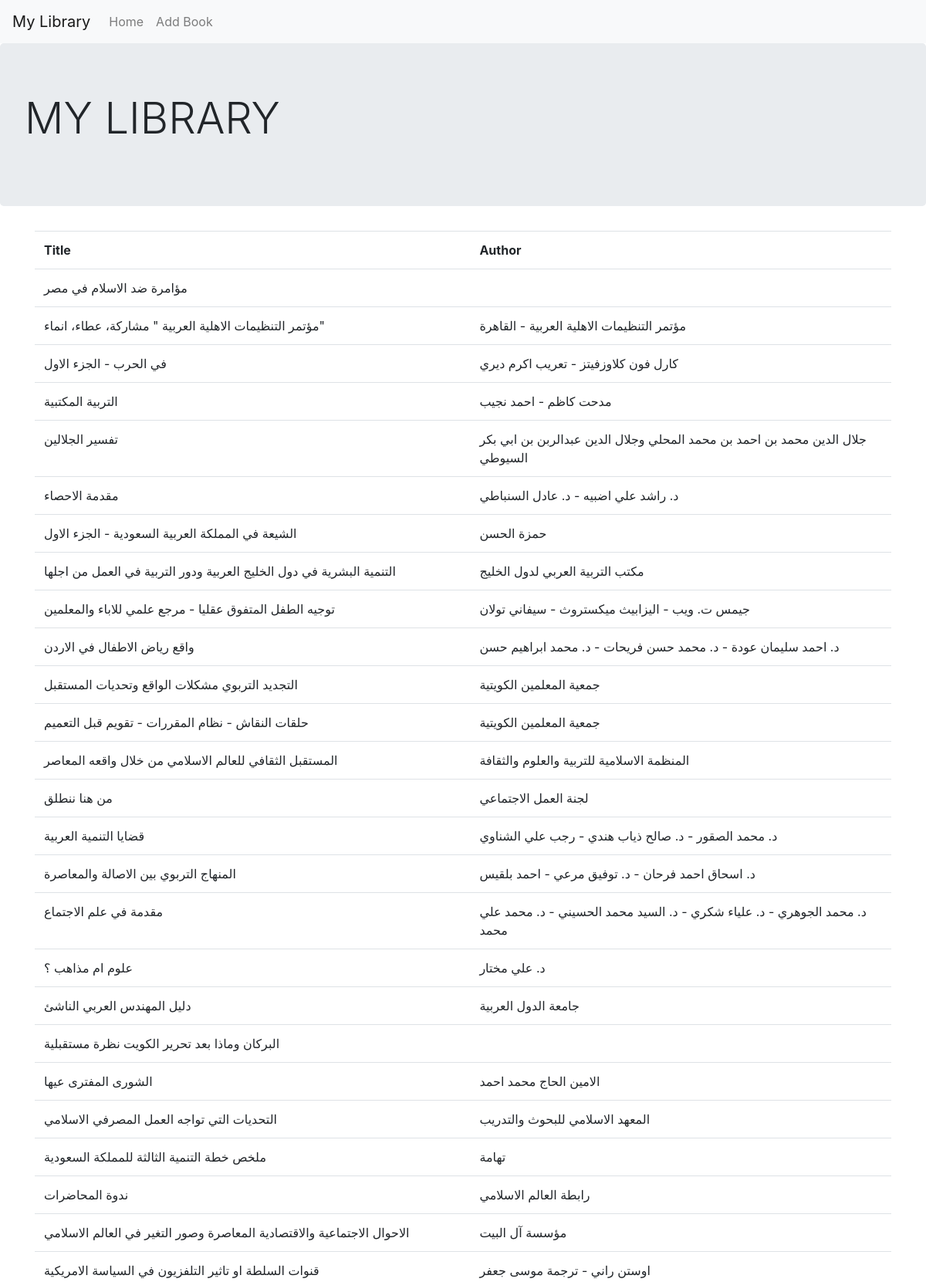
The app's page /books/booklist/ (upper part) with its own data.
### books/models.py (models this page shows)
class Book(models.Model):
	name = models.TextField()
	author = models.CharField(max_length=200)
	publisher = models.ForeignKey(Publisher,on_delete=models.CASCADE, null = True)
	title = models.ForeignKey(Title,on_delete=models.CASCADE, null = True)
	place = models.ForeignKey(Place,on_delete=models.CASCADE, null = True)
	category = models.ForeignKey(Category, on_delete=models.CASCADE, null = True)
	pages = models.IntegerField()
	press = models.CharField(max_length=100)
	parts = models.IntegerField()
	notes = models.CharField(max_length = 100)

### books/views.py (the view)
# urls.py: path('books/booklist/' , views.book_list, name ="book-list"),
def book_list(request):
    context = {
        "books" : Book.objects.all(),
    }
    return render(request, 'booklist.html', context)

### books/templates/booklist.html
{% extends "base.html" %}
{% block content %}
	<table class = "table" >
		<tr>
			<th>Title</th>
			<th>Author</th>
		</tr>
		{% for book in books %}
		<tr>
			<td>{{book.name}}</td>
			<td>{{book.author}}</td>
		</tr>
		{% endfor %}
	</table>
{% endblock content %}

### books/templates/base.html (shortened to what this page needs)
<!doctype html>
<html lang="en">
{% load static %}
<head>
  <link rel="stylesheet" href="//code.jquery.com/ui/1.12.1/themes/base/jquery-ui.css">
  <link rel="stylesheet" href="https://stackpath.bootstrapcdn.com/bootstrap/4.1.3/css/bootstrap.min.css">
  <link rel="stylesheet" type="text/css" href="{% static 'custom.css' %}">
  <nav class="navbar navbar-expand-lg navbar-light bg-light">
    <a class="navbar-brand" href="#">My Library</a>
    <div class="collapse navbar-collapse" id="navbarSupportedContent">
      <ul class="navbar-nav mr-auto">
        <li class="nav-item">
          <a class="nav-link" href="{% url 'book-list' %}">Home</a>
        </li>
        <li class="nav-item">
          <a class="nav-link" href="{% url 'book-create' %}">Add Book</a>
        </li>
      </ul>
    </div>
  </nav>
  <div class="jumbotron">
    <p class="display-4 jumb">MY LIBRARY</h1>
  </div>
</head>
<body>
  <div class="container">
    {% block content %} {% endblock content %}
  </div>
</body>
</html>

### records on screen
Book: name "مؤامرة ضد الاسلام في مصر"
Book: name "مؤتمر التنظيمات الاهلية العربية \" مشاركة، عطاء، انماء\"", author "مؤتمر التنظيمات الاهلية العربية - القاهرة"
Book: name "في الحرب - الجزء الاول", author "كارل فون كلاوزفيتز - تعريب اكرم ديري"
Book: name "التربية المكتبية", author "مدحت كاظم - احمد نجيب"
Book: name "تفسير الجلالين", author "جلال الدين محمد بن احمد بن محمد المحلي وجلال الدين عبدالربن بن ابي بكر السيوطي"
Book: name "مقدمة الاحصاء", author "د. راشد علي اضبيه - د. عادل السنباطي"
Book: name "الشيعة في المملكة العربية السعودية - الجزء الاول", author "حمزة الحسن"
Book: name "التنمية البشرية في دول الخليج العربية ودور التربية في العمل من اجلها", author "مكتب التربية العربي لدول الخليج"
Book: name "توجيه الطفل المتفوق عقليا - مرجع علمي للاباء والمعلمين", author "جيمس ت. ويب - اليزابيث ميكستروث - سيفاني تولان"
Book: name "واقع رياض الاطفال في الاردن", author "د. احمد سليمان عودة - د. محمد حسن فريحات - د. محمد ابراهيم حسن"
Book: name "التجديد التربوي مشكلات الواقع وتحديات المستقبل", author "جمعية المعلمين الكويتية"
Book: name "حلقات النقاش - نظام المقررات - تقويم قبل التعميم", author "جمعية المعلمين الكويتية"
Book: name "المستقبل الثقافي للعالم الاسلامي من خلال واقعه المعاصر", author "المنظمة الاسلامية للتربية والعلوم والثقافة"
Book: name "من هنا ننطلق", author "لجنة العمل الاجتماعي"
Book: name "قضايا التنمية العربية", author "د. محمد الصقور - د. صالح ذياب هندي - رجب علي الشناوي"
Book: name "المنهاج التربوي بين الاصالة والمعاصرة", author "د. اسحاق احمد فرحان - د. توفيق مرعي - احمد بلقيس"
Book: name "مقدمة في علم الاجتماع", author "د. محمد الجوهري - د. علياء شكري - د. السيد محمد الحسيني - د. محمد علي محمد"
Book: name "علوم ام مذاهب ؟", author "د. علي مختار"
Book: name "دليل المهندس العربي الناشئ", author "جامعة الدول العربية"
Book: name "البركان وماذا بعد تحرير الكويت نظرة مستقبلية"
Book: name "الشورى المفترى عيها", author "الامين الحاج محمد احمد"
Book: name "التحديات التي تواجه العمل المصرفي الاسلامي", author "المعهد الاسلامي للبحوث والتدريب"
Book: name "ملخص خطة التنمية الثالثة للمملكة السعودية", author "تهامة"
Book: name "ندوة المحاضرات", author "رابطة العالم الاسلامي"
Book: name "الاحوال الاجتماعية والاقتصادية المعاصرة وصور التغير في العالم الاسلامي", author "مؤسسة آل البيت"
Book: name "قنوات السلطة او تاثير التلفزيون في السياسة الامريكية", author "اوستن راني - ترجمة موسى جعفر"
